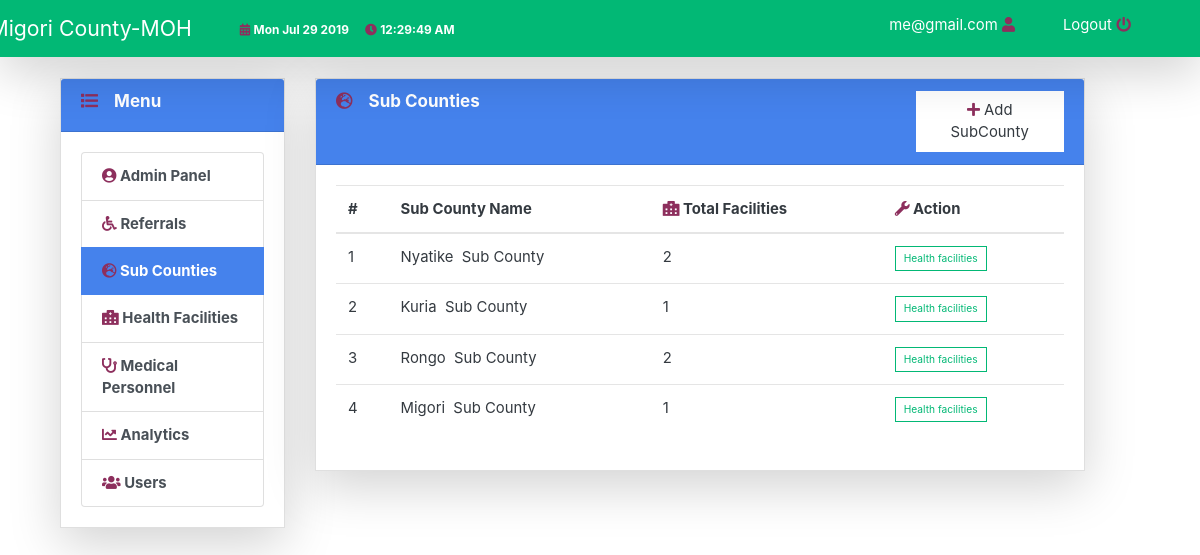
Page /sub_counties (signed in) on the committed database.
### app/models.py (models this page shows, shortened)
class User(db.Model, UserMixin):
    id = db.Column(db.Integer, primary_key=True)
    fullname = db.Column(db.String(120), nullable=False)
    email = db.Column(db.String(120), unique=True, nullable=False)
    employee_id = db.Column(db.String(12), unique=True, nullable=False)
    is_admin = db.Column(db.Boolean, nullable=False,default=False)
    password = db.Column(db.String(120), nullable=False)
    health_facility = db.Column(db.Integer, db.ForeignKey(
        'health_facility.id'), nullable=False)
    referrals = db.relationship('Referral', backref='referring_user', lazy=True)

class Sub_county(db.Model):
    id = db.Column(db.Integer, primary_key=True)
    county_name = db.Column(db.String(120), nullable=False)
    health_facilities = db.relationship(
        'Health_facility', backref='facility_subcounty', lazy=True)

### app/routes.py (the view)
@app.route('/sub_counties')
@login_required
def sub_counties():
    sub_counties = Sub_county.query.all()
    subcounty_menu = 'active'
    return render_template('sub_counties.html', sub_counties=sub_counties, subcounty_menu=subcounty_menu)

### app/models.py (called while the page is built)
@login_manager.user_loader
def load_user(user_id):
    return User.query.get(int(user_id))

### app/templates/sub_counties.html
{% extends 'master.html' %}
{% block body %}
<div class="container-fluid">
    <div class="content-section">
        <div class="row">
            <div class="col-sm-3">
                {% include 'sidebar.html'%}
            </div>
            <div class="col-sm-8">
                <div class="card  mb-3 shadow-lg" style="max-width: auto;">
                    <div class="card-header bg-primary text-white">
                        <div class="row">
                            <div class="col-md-8">
                                <h6><i class="fa fa-globe-europe"></i> &nbsp;&nbsp; Sub Counties </h6>
                            </div>
                            <div class="col-md-4" style='align-items: left'>
                                <a href="{{ url_for('new_sub_county') }}"><button class="btn btn-default bt-sm bg-light offset-4"><i class="fa fa-plus"></i> Add SubCounty</button></a>
                            </div>
                        </div>
                    </div>
                    <div class="card-body">
                        <table class="table table-hover">
                            <thead>
                                <tr>
                                    <th scope="col">#</th>
                                    <th scope="col">Sub County Name</th>
                                    <th scope="col"><i class="fa fa-hospital-alt"></i> Total Facilities</th>
                                    <th scope="col"><i class="fa fa-wrench"></i> Action</th>
                                </tr>
                            </thead>
                            <tbody>
                                {% for sub_county in sub_counties %}
                                <tr>
                                    <td>{{ sub_county.id }}</td>
                                    <td>{{ sub_county.county_name }} &nbsp;Sub County</td>
                                    <td>{{ sub_county.health_facilities|length }}</td>
                                    <td>
                                        <a href="/subcounty/{{ sub_county.county_name }}"><button type="button" class="btn btn-outline-success btn-sm">Health facilities</button></a>
                                    </td>
                                </tr>
                                {% endfor %}
                            </tbody>
                        </table>
                    </div>
                </div>
            </div>
        </div>
    </div>
</div>
{% endblock %}

### app/templates/master.html (shortened to what this page needs)
<!DOCTYPE html>
<html lang="en">
<head>
    <link rel="stylesheet" type="text/css" href="{{url_for('static',filename='css/fontawesome/css/all.css') }}">
    <link rel="stylesheet" type="text/css" href="{{url_for('static',filename='css/bootstrap-4.0.0-dist/css/bootstrap_litera.css') }}">
</head>
<body style="padding-top: 70px;" class="bg-light">
    <nav class=" shadow-lg navbar navbar-expand-lg navbar-dark bg-success fixed-top ">
        <div class="container">
        <a class="navbar-brand mr-5" href="/admin_panel"> Migori County-MOH </a>
        <div class="collapse navbar-collapse" id="navbarColor02">
            <ul class="navbar-nav mr-auto">
                <li class="nav-item mr-3">
                <small class=" text-white"><i class="fa fa-calendar-alt"></i> <strong id="date"></strong></small>
                </li>
                <li class="nav-item">
                <small class=" text-white"><i class="fa fa-clock"></i> <strong id="time"></strong></small>
                </li>
            </ul>
            {% if current_user.is_authenticated %}
            <label class="text-white"><a class="text-white ml-4 mr-4" href="/account" style="text-decoration: none">{{ current_user.email }} <i class="fa fa-user"></i></a></label>
            <label><a class="text-white ml-4 mr-4" href="/logout" style="text-decoration: none">Logout <i class="fa fa-power-off"></i></label></a>
            {% else %}
            <label><a class="text-white ml-4 mr-4" href="/login" style="text-decoration: none">Login <i class="fa fa-user-lock"></i></label></a>
            {% endif %}
        </div>
        </div>
    </nav>
    <div class="mt-lg-2 justify-content-center">
    {% block body %}
    {% endblock %}
    </div>
</body>
</html>

### app/templates/master.html (style rules this page uses)
.btn { border-radius: 0%; }
.card { border-radius: 0%; }
.fa { color: #8d2f5d; }
.navbar-brand { margin-left: -5%; }
.bg-light { border: 0px solid rgba(0, 0, 0, 0.1) }

### rows in the picture
User: email "me@gmail.com"
Sub_county: id "1", county_name "Nyatike", health_facilities|length "2"
Sub_county: id "2", county_name "Kuria", health_facilities|length "1"
Sub_county: id "3", county_name "Rongo", health_facilities|length "2"
Sub_county: id "4", county_name "Migori", health_facilities|length "1"
